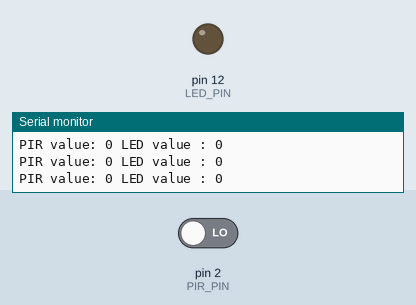
Simulated run of this sketch. Board: Arduino Uno, built with avr-gcc and run on an emulated ATmega328P. Parts: output pins drawn as LEDs (lit = HIGH), the last lines printed to the serial monitor. Inputs (shaded band) come from the test bench; at power-on: pin 2 (PIR_PIN) LOW.

Above: at 1.2 s.
1.3 s: pin 2 (PIR_PIN) driven HIGH
At 1.8 s:
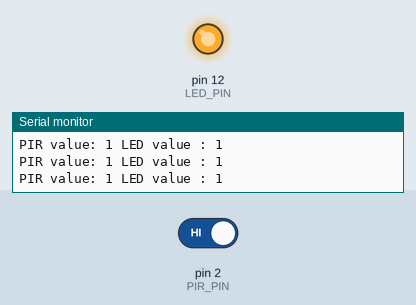
2.8 s: pin 2 (PIR_PIN) driven LOW
At 3.4 s:
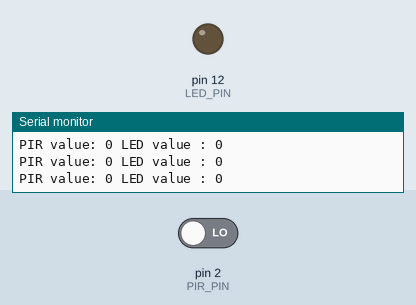
Timing chart, 0 to 5.8 s (numbered marks = the images above; inputs shaded):
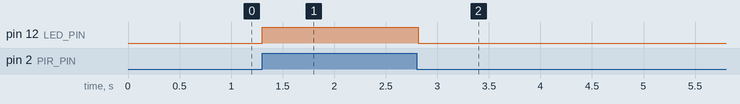

Measured:
- after the input at 1.3 s, pin 12 (LED_PIN): LOW → HIGH at once
- after the input at 2.8 s, pin 12 (LED_PIN): HIGH → LOW at once

The sketch:

Task1.1P.ino
```cpp
// C++ code

const uint8_t PIR_PIN = 2;
const uint8_t LED_PIN = 12;

uint8_t pirValue;
uint8_t ledValue;

void setup()
{
  pinMode(PIR_PIN, INPUT);
  pinMode(LED_PIN, OUTPUT);
  Serial.begin(9600);
}

void loop()
{
  pirValue = digitalRead(PIR_PIN);

  if (pirValue == HIGH)
  {
    ledValue = HIGH;

  } else if (pirValue == LOW)
  {
    ledValue = LOW;
  }

  digitalWrite(LED_PIN, ledValue);

  Serial.print("PIR value: ");
  Serial.print(pirValue);
  Serial.print(" LED value : ");
  Serial.println(digitalRead(LED_PIN));
}
```
